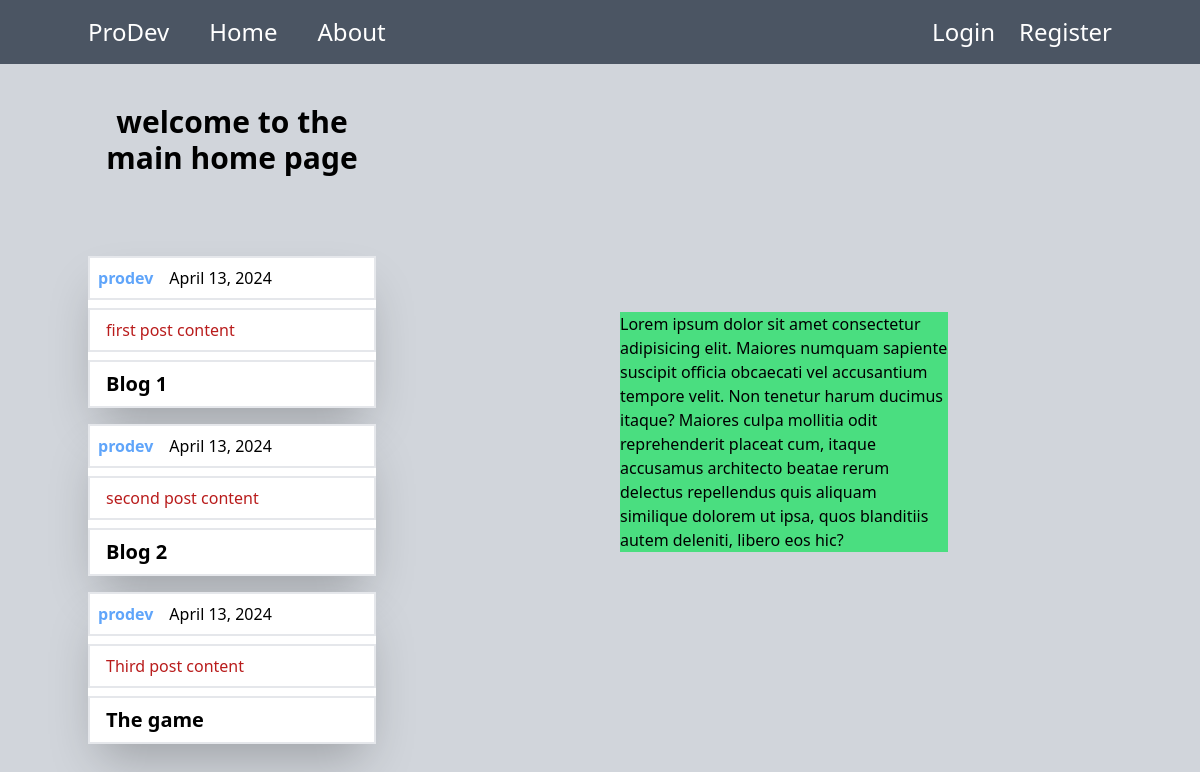
The page / on the database its author committed.
### blog/models.py (models this page shows, shortened)
class Post(models.Model):
    title = models.CharField(max_length=100)
    content = models.TextField()
    date_posted = models.DateTimeField(default=timezone.now)
    author = models.ForeignKey(User, on_delete=models.CASCADE)

### blog/views.py (the view)
# urls.py: path('', views.home, name='blog-home'),
def home(request):
    context = {
        'posts': Post.objects.all()
    }
    return render(request, 'blog/home.html',context)

### blog/templates/blog/home.html
{% extends "blog/index.html" %}
{% block content %}
    <h1 class="text-3xl font-bold text-center mb-20">welcome to the main home page</h1>
    <div class=' '>
        {% for post in posts %}
        <div class=" bg-white space-y-2 mb-4 shadow-2xl">
           <div class='flex gap-4 border-2 border-gray-200 p-2'>
            <h3 class='text-blue-400 font-bold'> {{post.author}} </h3>
            <p class=""> {{post.date_posted | date:"F d, Y"}} </p>
           </div>
            <p class="text-red-700 border-2 border-gray-200 pl-4 py-2"> {{post.content}} </p>
            <h1 class="text-xl font-bold  border-2 border-gray-200 pl-4 py-2">{{ post.title }}</h1>
        </div>
        {% endfor %}
    </div>
{% endblock content %}

### blog/templates/blog/index.html (shortened to what this page needs)
{% load static %}
{% load static tailwind_tags %}
<!DOCTYPE html>
<html lang="en">
<head>
    {% tailwind_css %}
</head>
<body class='bg-gray-300'>
    <header class='bg-gray-600 mb-10'>
        <nav class='container mx-auto flex justify-between items-center h-30 py-4'>
            <ul class='flex gap-10 items-center text-white text-2xl'>
                <li><a href=" {% url "blog-home" %}">ProDev</a></li>
                <li><a href=" {% url "blog-home" %}">Home</a></li>
                <li><a href=" {% url "blog-about" %}">About</a></li>
            </ul>
            <ul class='flex gap-6 items-center text-white text-2xl'>
                {% if user.is_authenticated %}
                     <li><a href="{% url "profile-page" %}">profile</a></li>
                     <li>
                        <form action=" {% url "logout-page" %} " method="post">
                            {% csrf_token %}
                            <button type="submit">logout</button>
                        </form>
                    </li>
                {% else %}
                    <li><a href="{% url "login-page" %}">Login</a></li>
                    <li><a href="{% url "register-page" %}">Register</a></li>
                {% endif %}
            </ul>
        </nav>
    </header>
    <main>
        <div class='grid grid-cols-3 row-span-1 items-center container mx-auto gap-20'>
            <div class=''>
                {% block content %}{% endblock content %}
            </div>
            <div class='col-span-2 bg-green-400 w-1/2 mx-auto'>
               Lorem ipsum dolor sit amet consectetur adipisicing elit. Maiores numquam sapiente suscipit officia obcaecati vel accusantium tempore velit. Non tenetur harum ducimus itaque? Maiores culpa mollitia odit reprehenderit placeat cum, itaque accusamus architecto beatae rerum delectus repellendus quis aliquam similique dolorem ut ipsa, quos blanditiis autem deleniti, libero eos hic?
            </div>
        </div>
    </main>
   </body>
</html>

### rows shown on the page
Post: author "prodev", date_posted "April 13, 2024", content "first post content", title "Blog 1"
Post: author "prodev", date_posted "April 13, 2024", content "second post content", title "Blog 2"
Post: author "prodev", date_posted "April 13, 2024", content "Third post content", title "The game"
